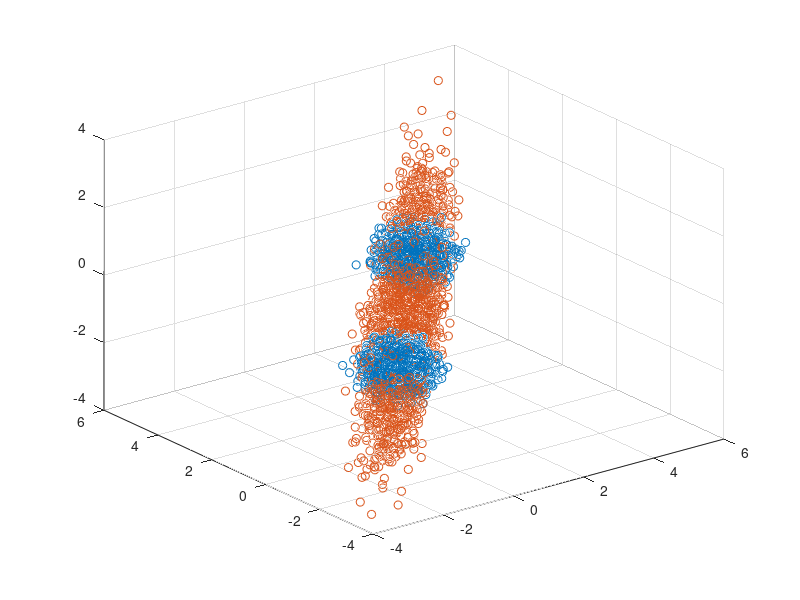

Here is the MATLAB script that generated this plot:
n1 = 5000;

mean1 = -ones(1,3);
cov1 = 0.1*eye(3);

mean2 = ones(1,3);
cov2 = 0.1*eye(3);


X1 = mvnrnd(mean1, cov1, n1/2);
X2 = mvnrnd(mean2, cov2, n1/2);
X = [X1; X2];


scatter3(X(:,1), X(:,2), X(:,3))


n2 = 5000;
mean3 = zeros(1,3);
cov3 = 0.1*eye(3) + ones(3);
X_ = mvnrnd(mean3, cov3, n2);
hold on
scatter3(X_(:,1), X_(:,2), X_(:,3))
hold off

Z = [ones(n1, 1); zeros(n2, 1)];

X = [X; X_];
X = [X Z Z];

% Save as csv
csvwrite('synthetic1.csv', X);